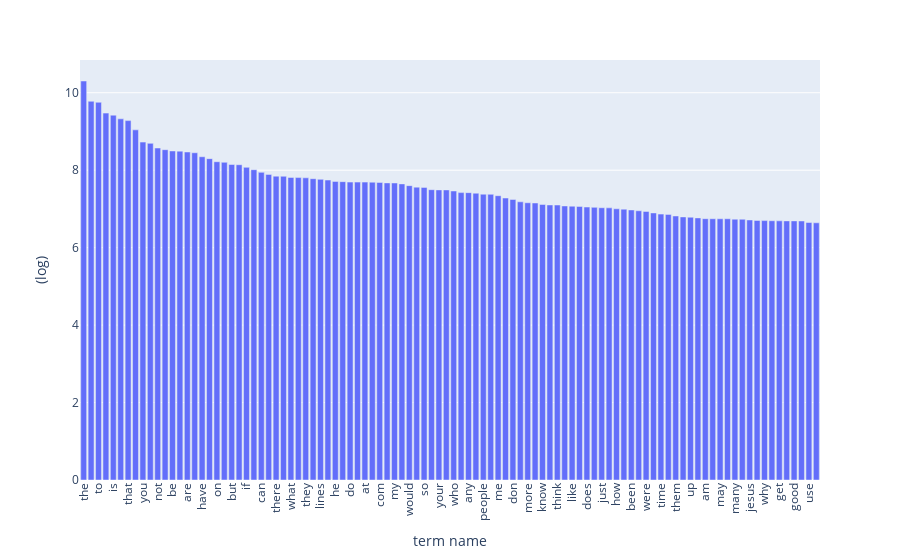

The cell this chart's notebook holds for it:
### Markdown cell above
### >>> **Exercise 15 (take home):** 
You can copy the code from the previous exercise and change the 'term_frequencies' variable for the 'term_frequencies_log', comment about the differences that you observe and talk about other possible insights that we can get from a log distribution.

### Code cell
# Answer here
high_freq_100_indices = np.argpartition(term_frequencies, -100)[-100:]
high_freq_100_indices_sort = high_freq_100_indices[np.argsort(term_frequencies[high_freq_100_indices])[::-1]]
high_freq_bar = px.bar(x=count_vect.get_feature_names_out()[high_freq_100_indices_sort], 
            y=term_frequencies_log[high_freq_100_indices_sort])
high_freq_bar.update_layout(xaxis_title="term name", xaxis_tickangle=-90, yaxis_title=" (log) ")

### Figure 1 — Plotly figure (JSON) as saved in the notebook; plotly's stock layout.template omitted (floating-point values rounded to 4 significant figures)
{"data": [{"alignmentgroup": "True", "hovertemplate": "x=%{x}<br>y=%{y}<extra></extra>", "legendgroup": "", "marker": {"color": "#636efa", "pattern": {"shape": ""}}, "name": "", "offsetgroup": "", "orientation": "v", "showlegend": false, "textposition": "auto", "type": "bar", "x": ["the", "of", "to", "and", "is", "in", "that", "it", "you", "for", "not", "this", "be", "from", "are", "edu", "have", "as", "on", "with", "but", "or", "if", "was", "can", "we", "there", "by", "what", "subject", "they", "an", "lines", "one", "he", "god", "do", "organization", "at", "re", "com", "about", "my", "all", "would", "will", "so", "some", "your", "no", "who", "has", "any", "writes", "people", "which", "me", "article", "don", "his", "more", "other", "know", "when", "think", "their", "like", "university", "does", "out", "just", "only", "how", "also", "been", "than", "were", "then", "time", "because", "them", "posting", "up", "had", "am", "should", "may", "these", "many", "say", "jesus", "see", "why", "us", "get", "very", "good", "believe", "use", "such"], "xaxis": "x", "y": [10.3, 9.779, 9.754, 9.474, 9.421, 9.326, 9.28, 9.042, 8.725, 8.693, 8.573, 8.53, 8.497, 8.492, 8.47, 8.45, 8.347, 8.298, 8.219, 8.204, 8.147, 8.141, 8.073, 8.013, 7.944, 7.891, 7.846, 7.843, 7.813, 7.81, 7.803, 7.78, 7.763, 7.746, 7.711, 7.703, 7.693, 7.693, 7.692, 7.69, 7.683, 7.672, 7.67, 7.646, 7.601, 7.563, 7.556, 7.497, 7.492, 7.491, 7.463, 7.421, 7.42, 7.405, 7.38, 7.377, 7.341, 7.281, 7.244, 7.184, 7.159, 7.153, 7.115, 7.102, 7.101, 7.077, 7.071, 7.065, 7.048, 7.041, 7.03, 7.027, 7.003, 6.994, 6.974, 6.952, 6.935, 6.897, 6.866, 6.859, 6.818, 6.793, 6.786, 6.768, 6.748, 6.746, 6.745, 6.745, 6.735, 6.733, 6.715, 6.702, 6.698, 6.695, 6.692, 6.691, 6.691, 6.688, 6.649, 6.641], "yaxis": "y"}], "layout": {"barmode": "relative", "legend": {"tracegroupgap": 0}, "margin": {"t": 60}, "xaxis": {"anchor": "y", "domain": [0, 1], "tickangle": -90, "title": {"text": "term name"}}, "yaxis": {"anchor": "x", "domain": [0, 1], "title": {"text": " (log) "}}}}
